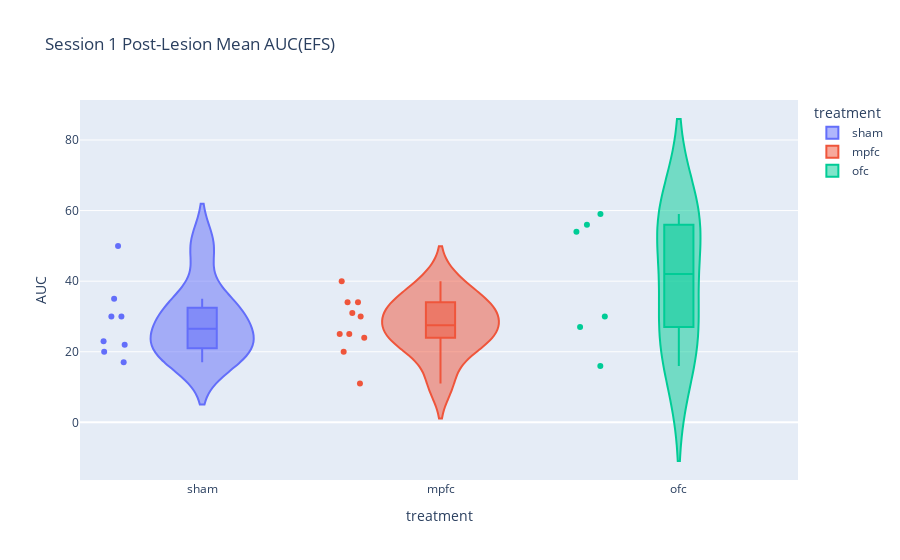

The notebook cell saved with this chart:
### Markdown cell above
Plot Histogram for each treatment group

### Code cell
fig = px.violin(
    ses1_auc,
    x="treatment",
    y="AUC",
    box=True,
    points="all",
    color="treatment",
    category_orders=cat,
    title="Session 1 Post-Lesion Mean AUC(EFS)"
)
fig.show()

### Figure 1 — Plotly figure (JSON) as saved in the notebook; plotly's stock layout.template omitted (floating-point values rounded to 4 significant figures)
{"data": [{"alignmentgroup": "True", "box": {"visible": true}, "hovertemplate": "treatment=%{x}<br>AUC=%{y}<extra></extra>", "legendgroup": "sham", "marker": {"color": "#636efa"}, "name": "sham", "offsetgroup": "sham", "orientation": "v", "points": "all", "scalegroup": "True", "showlegend": true, "type": "violin", "x": ["sham", "sham", "sham", "sham", "sham", "sham", "sham", "sham"], "x0": " ", "xaxis": "x", "y": [30.0, 35.0, 22.0, 30.0, 50.0, 23.0, 20.0, 17.0], "y0": " ", "yaxis": "y"}, {"alignmentgroup": "True", "box": {"visible": true}, "hovertemplate": "treatment=%{x}<br>AUC=%{y}<extra></extra>", "legendgroup": "mpfc", "marker": {"color": "#EF553B"}, "name": "mpfc", "offsetgroup": "mpfc", "orientation": "v", "points": "all", "scalegroup": "True", "showlegend": true, "type": "violin", "x": ["mpfc", "mpfc", "mpfc", "mpfc", "mpfc", "mpfc", "mpfc", "mpfc", "mpfc", "mpfc"], "x0": " ", "xaxis": "x", "y": [11.0, 25.0, 31.0, 34.0, 25.0, 20.0, 24.0, 30.0, 40.0, 34.0], "y0": " ", "yaxis": "y"}, {"alignmentgroup": "True", "box": {"visible": true}, "hovertemplate": "treatment=%{x}<br>AUC=%{y}<extra></extra>", "legendgroup": "ofc", "marker": {"color": "#00cc96"}, "name": "ofc", "offsetgroup": "ofc", "orientation": "v", "points": "all", "scalegroup": "True", "showlegend": true, "type": "violin", "x": ["ofc", "ofc", "ofc", "ofc", "ofc", "ofc"], "x0": " ", "xaxis": "x", "y": [30.0, 16.0, 56.0, 54.0, 27.0, 59.0], "y0": " ", "yaxis": "y"}], "layout": {"legend": {"title": {"text": "treatment"}, "tracegroupgap": 0}, "title": {"text": "Session 1 Post-Lesion Mean AUC(EFS)"}, "violinmode": "overlay", "xaxis": {"anchor": "y", "categoryarray": ["sham", "mpfc", "ofc"], "categoryorder": "array", "domain": [0, 1], "title": {"text": "treatment"}}, "yaxis": {"anchor": "x", "domain": [0, 1], "title": {"text": "AUC"}}}}
